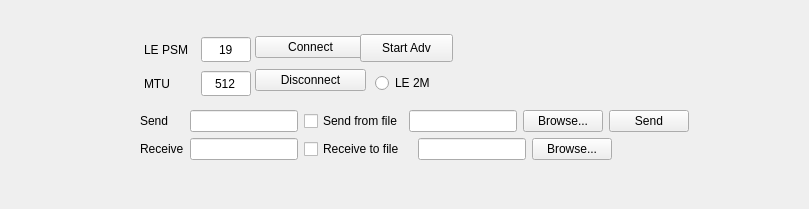
    <widget class="QWidget" name="tabLECOC">
     <attribute name="title">
      <string>LE COC</string>
     </attribute>
     <widget class="QWidget" name="layoutWidget">
      <property name="geometry">
       <rect>
        <x>140</x>
        <y>110</y>
        <width>660</width>
        <height>90</height>
       </rect>
      </property>
      <layout class="QFormLayout" name="formLayout">
       <item row="0" column="0">
        <layout class="QHBoxLayout" name="horizontalLayout_3">
         <item>
          <layout class="QHBoxLayout" name="horizontalLayout">
           <item>
            <widget class="QLabel" name="label_82">
             <property name="sizePolicy">
              <sizepolicy hsizetype="Fixed" vsizetype="Fixed">
               <horstretch>0</horstretch>
               <verstretch>0</verstretch>
              </sizepolicy>
             </property>
             <property name="minimumSize">
              <size>
               <width>44</width>
               <height>0</height>
              </size>
             </property>
             <property name="frameShape">
              <enum>QFrame::NoFrame</enum>
             </property>
             <property name="frameShadow">
              <enum>QFrame::Raised</enum>
             </property>
             <property name="text">
              <string>Send</string>
             </property>
            </widget>
           </item>
           <item>
            <widget class="QLineEdit" name="lineEditLecocSend">
             <property name="enabled">
              <bool>true</bool>
             </property>
             <property name="text">
              <string/>
             </property>
            </widget>
           </item>
           <item>
            <widget class="QCheckBox" name="cbLecocSendFile">
             <property name="text">
              <string>Send from file</string>
             </property>
            </widget>
           </item>
           <item>
            <widget class="QLineEdit" name="lineEditLecocSendFile">
             <property name="text">
              <string/>
             </property>
            </widget>
           </item>
           <item>
            <widget class="QPushButton" name="btnLecocBrowseSend">
             <property name="text">
              <string>Browse...</string>
             </property>
            </widget>
           </item>
          </layout>
         </item>
         <item>
          <widget class="QPushButton" name="btnLecocSend">
           <property name="text">
            <string>Send</string>
           </property>
          </widget>
         </item>
        </layout>
       </item>
       <item row="1" column="0">
        <layout class="QHBoxLayout" name="horizontalLayout_2">
         <item>
          <widget class="QLabel" name="label_80">
           <property name="frameShape">
            <enum>QFrame::NoFrame</enum>
           </property>
           <property name="frameShadow">
            <enum>QFrame::Raised</enum>
           </property>
           <property name="text">
            <string>Receive</string>
           </property>
          </widget>
         </item>
         <item>
          <widget class="QLineEdit" name="lineEditLecocReceive">
           <property name="sizePolicy">
            <sizepolicy hsizetype="Fixed" vsizetype="Fixed">
             <horstretch>0</horstretch>
             <verstretch>0</verstretch>
            </sizepolicy>
           </property>
           <property name="text">
            <string/>
           </property>
           <property name="frame">
            <bool>true</bool>
           </property>
           <property name="readOnly">
            <bool>true</bool>
           </property>
          </widget>
         </item>
         <item>
          <widget class="QCheckBox" name="cbLecocReceiveFile">
           <property name="sizePolicy">
            <sizepolicy hsizetype="Minimum" vsizetype="Fixed">
             <horstretch>0</horstretch>
             <verstretch>0</verstretch>
            </sizepolicy>
           </property>
           <property name="minimumSize">
            <size>
             <width>108</width>
             <height>0</height>
            </size>
           </property>
           <property name="text">
            <string>Receive to file</string>
           </property>
          </widget>
         </item>
         <item>
          <widget class="QLineEdit" name="lineEditLecocReceiveFile">
           <property name="text">
            <string/>
           </property>
          </widget>
         </item>
         <item>
          <widget class="QPushButton" name="btnLecocBrowseReceive">
           <property name="text">
            <string>Browse...</string>
           </property>
          </widget>
         </item>
        </layout>
       </item>
      </layout>
     </widget>
     <widget class="QWidget" name="layoutWidget1">
      <property name="geometry">
       <rect>
        <x>143</x>
        <y>34</y>
        <width>109</width>
        <height>66</height>
       </rect>
      </property>
      <layout class="QVBoxLayout" name="verticalLayout_3">
       <item>
        <layout class="QHBoxLayout" name="horizontalLayout_4">
         <item>
          <widget class="QLabel" name="label_811">
           <property name="maximumSize">
            <size>
             <width>50</width>
             <height>16777215</height>
            </size>
           </property>
           <property name="text">
            <string>LE PSM</string>
           </property>
          </widget>
         </item>
         <item>
          <widget class="QLineEdit" name="lineEditLecocPsm">
           <property name="sizePolicy">
            <sizepolicy hsizetype="Minimum" vsizetype="Fixed">
             <horstretch>0</horstretch>
             <verstretch>0</verstretch>
            </sizepolicy>
           </property>
           <property name="minimumSize">
            <size>
             <width>0</width>
             <height>25</height>
            </size>
           </property>
           <property name="maximumSize">
            <size>
             <width>50</width>
             <height>16777215</height>
            </size>
           </property>
           <property name="inputMask">
            <string>HH</string>
           </property>
           <property name="text">
            <string>19</string>
           </property>
           <property name="cursorPosition">
            <number>2</number>
           </property>
           <property name="alignment">
            <set>Qt::AlignCenter</set>
           </property>
           <property name="placeholderText">
            <string>in hex</string>
           </property>
          </widget>
         </item>
        </layout>
       </item>
       <item>
        <layout class="QHBoxLayout" name="horizontalLayout_5">
         <property name="sizeConstraint">
          <enum>QLayout::SetDefaultConstraint</enum>
         </property>
         <item>
          <widget class="QLabel" name="label_83">
           <property name="maximumSize">
            <size>
             <width>50</width>
             <height>16777215</height>
            </size>
           </property>
           <property name="text">
            <string>MTU</string>
           </property>
          </widget>
         </item>
         <item>
          <widget class="QLineEdit" name="lineEditLecocMtu">
           <property name="sizePolicy">
            <sizepolicy hsizetype="Minimum" vsizetype="Fixed">
             <horstretch>0</horstretch>
             <verstretch>0</verstretch>
            </sizepolicy>
           </property>
           <property name="minimumSize">
            <size>
             <width>0</width>
             <height>25</height>
            </size>
           </property>
           <property name="maximumSize">
            <size>
             <width>50</width>
             <height>16777215</height>
            </size>
           </property>
           <property name="inputMask">
            <string>999</string>
           </property>
           <property name="text">
            <string>512</string>
           </property>
           <property name="cursorPosition">
            <number>3</number>
           </property>
           <property name="alignment">
            <set>Qt::AlignCenter</set>
           </property>
           <property name="placeholderText">
            <string>&gt; 23</string>
           </property>
          </widget>
         </item>
        </layout>
       </item>
      </layout>
     </widget>
     <widget class="QWidget" name="layoutWidget2">
      <property name="geometry">
       <rect>
        <x>255</x>
        <y>31</y>
        <width>111</width>
        <height>66</height>
       </rect>
      </property>
      <layout class="QVBoxLayout" name="verticalLayout_4">
       <item>
        <widget class="QPushButton" name="btnLecocConnect">
         <property name="text">
          <string>Connect</string>
         </property>
        </widget>
       </item>
       <item>
        <widget class="QPushButton" name="btnLecocDisconnect">
         <property name="text">
          <string>Disconnect</string>
         </property>
        </widget>
       </item>
      </layout>
     </widget>
     <widget class="QPushButton" name="pushButtonLecocStartAdv">
      <property name="geometry">
       <rect>
        <x>360</x>
        <y>34</y>
        <width>93</width>
        <height>28</height>
       </rect>
      </property>
      <property name="text">
       <string>Start Adv</string>
      </property>
     </widget>
     <widget class="QRadioButton" name="radioButtonLecoc2mPhy">
      <property name="geometry">
       <rect>
        <x>375</x>
        <y>69</y>
        <width>61</width>
        <height>28</height>
       </rect>
      </property>
      <property name="minimumSize">
       <size>
        <width>0</width>
        <height>28</height>
       </size>
      </property>
      <property name="layoutDirection">
       <enum>Qt::LeftToRight</enum>
      </property>
      <property name="autoFillBackground">
       <bool>false</bool>
      </property>
      <property name="text">
       <string>LE 2M</string>
      </property>
     </widget>
     <zorder>layoutWidget1</zorder>
     <zorder>layoutWidget2</zorder>
     <zorder>pushButtonLecocStartAdv</zorder>
     <zorder>radioButtonLecoc2mPhy</zorder>
     <zorder>layoutWidget</zorder>
    </widget>
